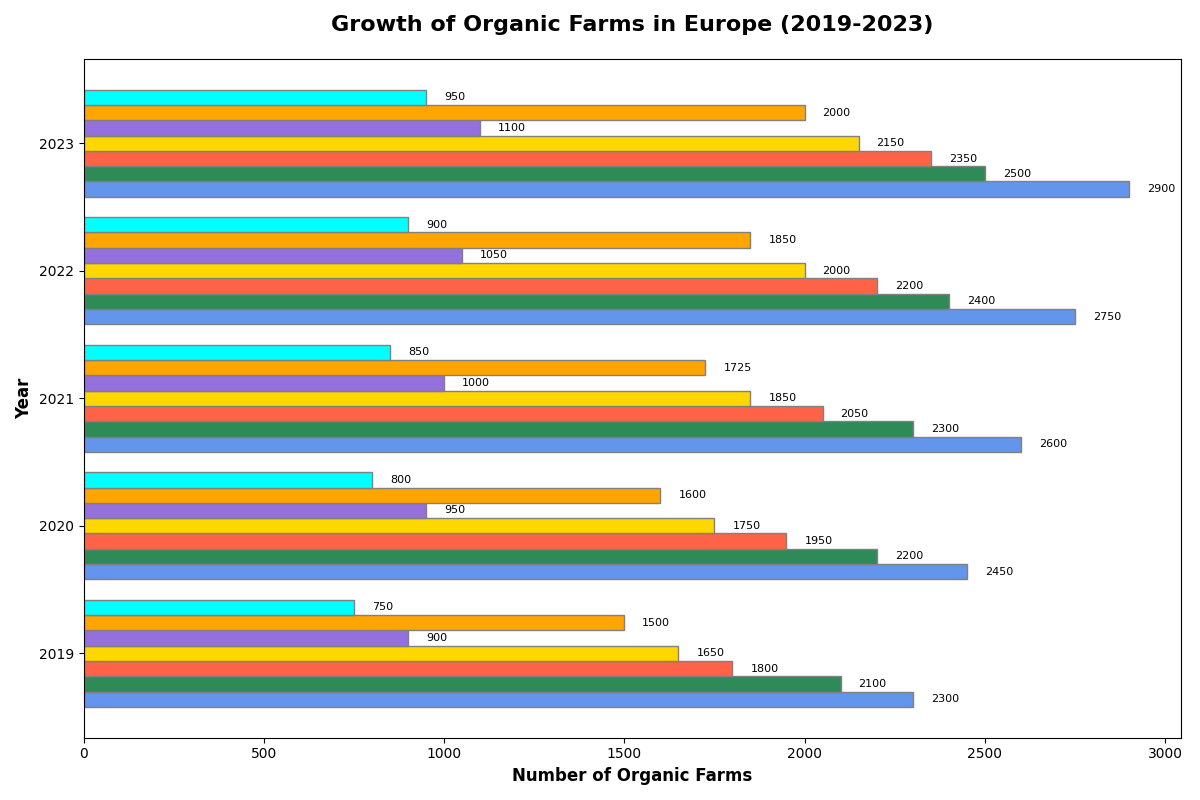

Generate this figure with Python:
import matplotlib.pyplot as plt
import numpy as np

countries = ['Germany', 'France', 'Italy', 'Spain', 'Sweden', 'Netherlands', 'Norway']
years = np.array([2019, 2020, 2021, 2022, 2023])
germany_farms = np.array([2300, 2450, 2600, 2750, 2900])
france_farms = np.array([2100, 2200, 2300, 2400, 2500])
italy_farms = np.array([1800, 1950, 2050, 2200, 2350])
spain_farms = np.array([1650, 1750, 1850, 2000, 2150])
sweden_farms = np.array([900, 950, 1000, 1050, 1100])
netherlands_farms = np.array([1500, 1600, 1725, 1850, 2000])
norway_farms = np.array([750, 800, 850, 900, 950])

bar_height = 0.12
positions = np.arange(len(years))

fig, ax = plt.subplots(figsize=(12, 8))

ax.barh(positions, germany_farms, height=bar_height, color='cornflowerblue', edgecolor='grey')
ax.barh(positions + bar_height, france_farms, height=bar_height, color='seagreen', edgecolor='grey')
ax.barh(positions + 2 * bar_height, italy_farms, height=bar_height, color='tomato', edgecolor='grey')
ax.barh(positions + 3 * bar_height, spain_farms, height=bar_height, color='gold', edgecolor='grey')
ax.barh(positions + 4 * bar_height, sweden_farms, height=bar_height, color='mediumpurple', edgecolor='grey')
ax.barh(positions + 5 * bar_height, netherlands_farms, height=bar_height, color='orange', edgecolor='grey')
ax.barh(positions + 6 * bar_height, norway_farms, height=bar_height, color='cyan', edgecolor='grey')

for i in range(len(years)):
    ax.text(germany_farms[i] + 50, i, f'{germany_farms[i]}', va='center', ha='left', color='black', fontsize=8)
    ax.text(france_farms[i] + 50, i + bar_height, f'{france_farms[i]}', va='center', ha='left', color='black', fontsize=8)
    ax.text(italy_farms[i] + 50, i + 2 * bar_height, f'{italy_farms[i]}', va='center', ha='left', color='black', fontsize=8)
    ax.text(spain_farms[i] + 50, i + 3 * bar_height, f'{spain_farms[i]}', va='center', ha='left', color='black', fontsize=8)
    ax.text(sweden_farms[i] + 50, i + 4 * bar_height, f'{sweden_farms[i]}', va='center', ha='left', color='black', fontsize=8)
    ax.text(netherlands_farms[i] + 50, i + 5 * bar_height, f'{netherlands_farms[i]}', va='center', ha='left', color='black', fontsize=8)
    ax.text(norway_farms[i] + 50, i + 6 * bar_height, f'{norway_farms[i]}', va='center', ha='left', color='black', fontsize=8)

ax.set_ylabel('Year', fontsize=12, fontweight='bold')
ax.set_xlabel('Number of Organic Farms', fontsize=12, fontweight='bold')
ax.set_title('Growth of Organic Farms in Europe (2019-2023)', fontsize=16, fontweight='bold', pad=20)

ax.set_yticks(positions + 3 * bar_height)
ax.set_yticklabels(years)

plt.tight_layout()
plt.show()
